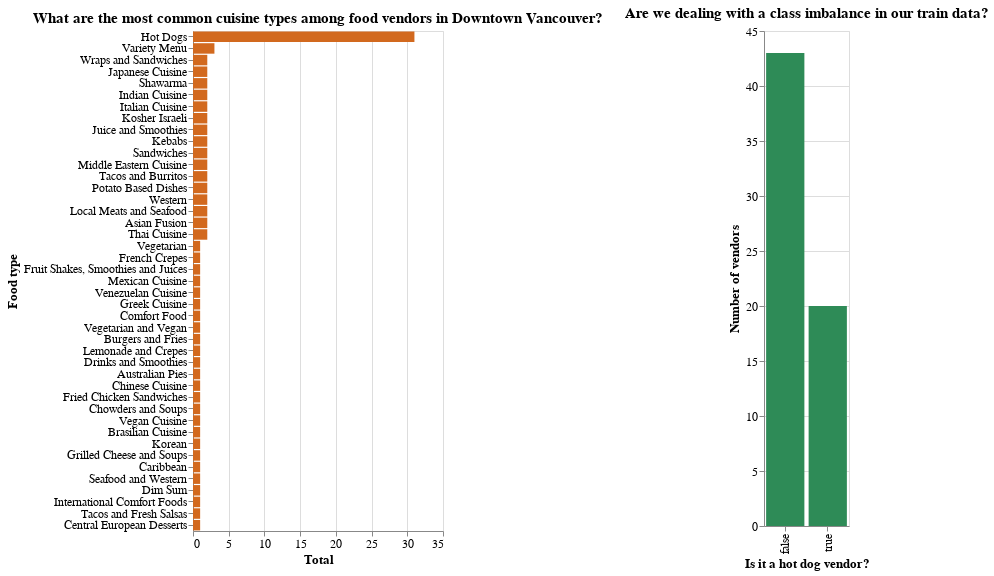

Here is the notebook cell this chart was saved with:
### Code cell
# Data visualization for EDA
# Code in this cell adapted from DSCI 351 Lecture 2 and 5 
# color names supported for the bar charts located at: https://www.w3schools.com/cssref/css_colors.php


plot1 = (alt.Chart(clean_food,title="What are the most common cuisine types among food vendors in Downtown Vancouver?").mark_bar
    (color="chocolate").encode(
        x=alt.X("count()", title="Total"),
        y=alt.Y("DESCRIPTION:N", sort='-x', title="Food type")
    ).properties(
        width=250,
        height=500
    )
)

plot2 = (alt.Chart(train_data,title="Are we dealing with a class imbalance in our train data?").mark_bar(color="seagreen").encode(
    x=alt.X("is_hotdog", title="Is it a hot dog vendor?"),
    y=alt.Y("count()", title="Number of vendors")
).properties(
        width=85,
        height=495
    )
        )



combined = (plot1 | plot2).configure_axis(
    labelFontSize=12,
    titleFontSize=13
).configure_title(
    fontSize=15
)

combined
